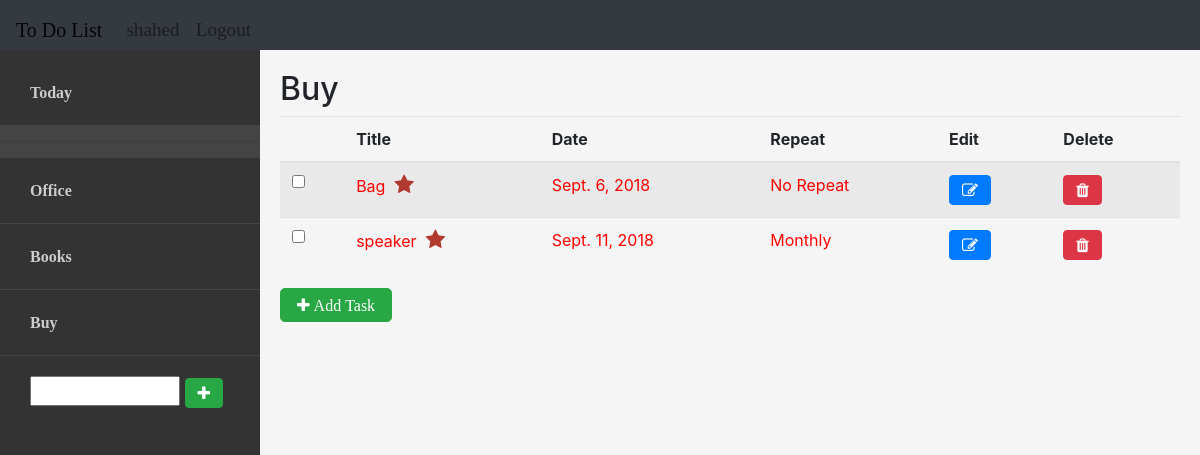
Before: /projects/3/tasks/ (signed in) with the older database file.
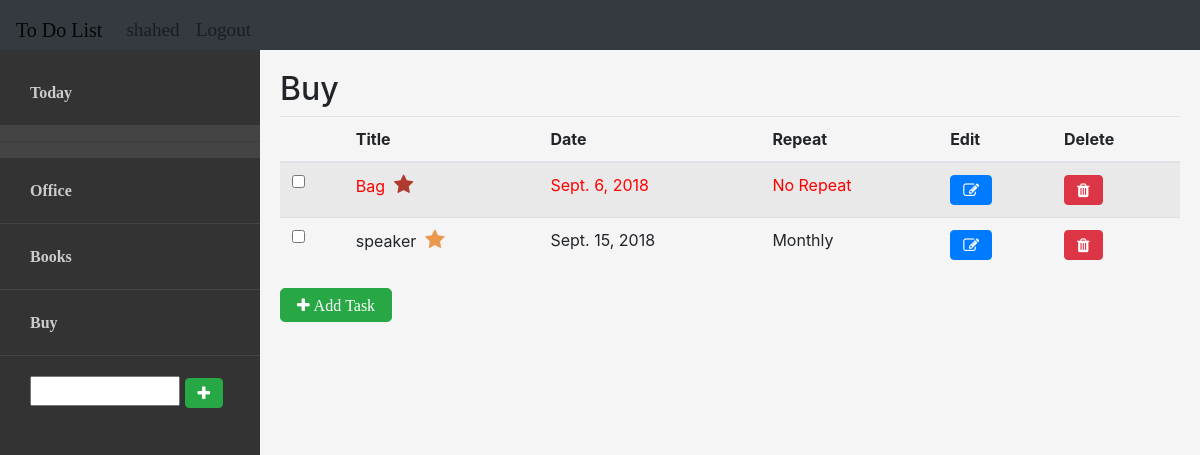
After: the same page with the newer database file.
### projects/models.py (models this page shows, shortened)
class Task(models.Model):
    project = models.ForeignKey(Project, on_delete=models.CASCADE)
    title = models.CharField(max_length=299)
    date = models.DateField(null=True, blank=True)
    priority = models.CharField(max_length=1, choices=(('n', 'Normal'), ('m', 'Medium'), ('h', 'High')), default='n')
    repeat = models.CharField(max_length=1, choices=(('n', 'No Repeat'), ('d', 'Daily'), ('w', 'Weekly'), ('m', 'Monthly'), ('y', 'Yearly')), default='n')

class Project(models.Model):
    owner = models.ForeignKey(User, on_delete=models.CASCADE)
    title = models.CharField(max_length=99)
    def __str__(self):
        return self.title

### projects/views.py (the view, shortened to what this page needs)
# urls.py: url(r'^projects/(?P<project_id>\d+)/$', views.project, name='project'),
@login_required
def project(request, project_id):
    project = Project.objects.get(id=project_id)
    if request.method != 'POST':
        projects = Project.objects.filter(owner=request.user)
        tasks = Task.objects.filter(project=project).order_by('date')
        for task in tasks:
            if task.date:
                if task.date < datetime.date.today():
                    task.outdated = True
                else:
                    task.outdated = False
        add_form = TaskForm()
        context = {'projects': projects, 'project': project, 'tasks': tasks, 'add_form': add_form}
    return render(request, 'projects/project.html', context)

### projects/models.py
class TaskForm(forms.ModelForm):
    class Meta:
        model = Task
        fields = ['title', 'project', 'date', 'priority', 'repeat']
        labels = {'title': 'Title', 'project': 'Project', 'date': 'Due date', 'priority': 'Priority level', 'repeat': 'Repeat'}
        widgets = {
            'date': forms.DateInput(attrs={'placeholder': 'YYYY-MM-DD'})
        }

### templates/projects/project.html (shortened to what this page needs)
{% extends "projects/base.html" %}
{% load bootstrap4 %}
{% load static %}
{% block content %}
<aside class="sidebar">
    <nav>
        <ul>
            <li><a href="{% url 'projects:projects' %}">Today</a></li>
            <hr>
            {% for project in projects %}
            <li><a href="{% url 'projects:project' project.id %}">{{ project }}</a></li>
            {% endfor %}
            <li><input type="text" id="p-title" style="width:150px;">
                <button class="btn btn-success fa fa-plus" onclick="addProject()"></button>
            </li>
        </ul>
    </nav>
</aside>
<section class="main">
    <h2>{{ project.title }}</h2>
    <table id="tasktable" class="table table-striped">
        <thead>
            <th></th>
            <th>Title</th>
            <th>Date</th>
            <th>Repeat</th>
            <th>Edit</th>
            <th>Delete</th>
        </thead>
        <tbody>
            {% for task in tasks %}
            {% if task.outdated %}
            <tr style="color: red;">
            {% else %}
            <tr>
            {% endif %}
                <td><input type="checkbox" onclick="completeTask('{{ project.id }}', '{{ task.id }}', this)"></td>
                <td>
                    {{ task.title }}&nbsp;
                    {% if task.priority == 'm' %}
                    <i class="fa fa-star" style="color:#EB984E; font-size:1.3em;"></i>
                    {% elif task.priority == 'h' %}
                    <i class="fa fa-star" style="color:#B03A2E; font-size:1.3em;"></i>
                    {% endif %}
                </td>
                <td>{{ task.date }}</td>
                <td>{{ task.get_repeat_display }}</td>
                <td><a type="button" href="{% url 'projects:edit_task' project.id task.id %}" class="btn btn-primary btn-xs fa fa-edit"></a></td>
                <td><button onclick="openDeleteModal('{{ task.id }}')" class="btn btn-danger btn-xs fa fa-trash"></button></td>
            </tr>
            {% endfor %}
        </tbody>
    </table>
    <button data-toggle="modal" data-target="#add" class="btn btn-success btn-lg fa fa-plus"> Add Task</button>
</section>
{% endblock content %}

Changed rows visible on the page:
changed Task "speaker": priority "h" → "m" (drawn); date "Sept. 11, 2018" → "Sept. 15, 2018"
